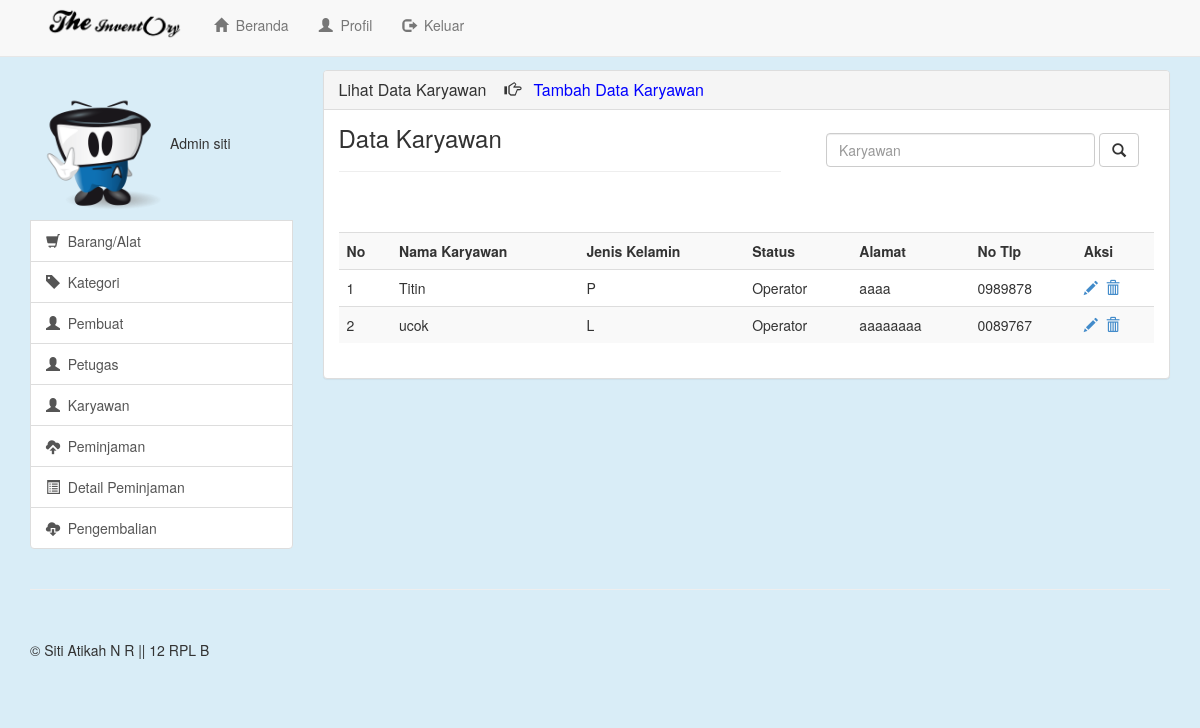
Screenshot of /view/Data_Karyawan (signed in) with the database file from the repository.
### tables this page shows
CREATE TABLE IF NOT EXISTS `karyawan` (
  `kd_karyawan` int(11) NOT NULL AUTO_INCREMENT,
  `status` varchar(100) NOT NULL,
  `nama_karyawan` varchar(100) NOT NULL,
  `ruang` varchar(100) NOT NULL,
  `tgl_daftar` date NOT NULL,
  `jenis_kelamin` enum('L','P') NOT NULL,
  `alamat` varchar(200) NOT NULL,
  `tlp` char(12) NOT NULL,
  PRIMARY KEY (`kd_karyawan`)
);

### view/data_karyawan.php (the view, shortened to what this page needs)
<?php
if(empty($_SESSION['username'])){
  header("location:Login");
}
else{
?>
<!DOCTYPE html>
<html lang="en">
  <head>
    <link href="../css/bootstrap.min.css" rel="stylesheet">
    <link href="../css/offcanvas.css" rel="stylesheet">
    <link href="../css/style.css" rel="stylesheet">
  </head>
  <body>
    <div class="navbar navbar-default navbar-fixed-top" role="navigation">
      <div class="container" >
        <div class="col-md-8">
        <div class="navbar-header">
          <a class="navbar-brand" href="Beranda"><img src="../image/logo.png" class="logo"></a>
        </div>
        <div class="navbar-collapse collapse">
          <ul class="nav navbar-nav">
            <li><a href="Beranda"><span class="glyphicon glyphicon-home"></span>&nbsp&nbspBeranda</a></li>
            <li><a href="#about"><span class="glyphicon glyphicon-user"></span>&nbsp&nbspProfil</a></li>
            <li><a href="../lib/logout.php"><span class="glyphicon glyphicon-log-out"></span>&nbsp&nbspKeluar</a></li>
          </ul>
        </div>
      </div>
      </div>
    </div>
    <div class="container">
      <div class="row row-offcanvas row-offcanvas-right">
        <div class="col-xs-6 col-sm-3 sidebar-offcanvas" id="sidebar" role="navigation">
           <div class="list-group">
            <?php
                if($_SESSION['level']==1){
                  echo"<img class='foto' src='../image/2.png' alt='Generic placeholder image'''>Admin $_SESSION[username]";
                }
                else{
                  echo"<img class='foto' src='../image/1.png' alt='Generic placeholder image'''>Petugas  $_SESSION[username]";
                }
            ?>
            <a href="Barang" class="list-group-item"><span class="glyphicon glyphicon-shopping-cart"></span>&nbsp&nbspBarang/Alat</a>
            <a href="Kategori" class="list-group-item"><span class="glyphicon glyphicon-tag"></span>&nbsp&nbspKategori</a>
            <a href="Pembuat" class="list-group-item"><span class="glyphicon glyphicon-user"></span>&nbsp&nbspPembuat</a>
            <?php
            if($_SESSION['level']==1){
              echo"<a href='Petugas' class='list-group-item'><span class='glyphicon glyphicon-user'></span>&nbsp&nbspPetugas</a>";
            }
            else{
              echo"";
            }
            ?>
            <a href="Karyawan" class="list-group-item"><span class="glyphicon glyphicon-user"></span>&nbsp&nbspKaryawan</a>
            <a href="Peminjaman" class="list-group-item"><span class="glyphicon glyphicon-cloud-upload"></span>&nbsp&nbspPeminjaman</a>
            <a href="Detail_Peminjaman" class="list-group-item"><span class="glyphicon glyphicon-list-alt"></span>&nbsp&nbspDetail Peminjaman</a>
            <a href="Pengembalian" class="list-group-item"><span class="glyphicon glyphicon-cloud-download"></span>&nbsp&nbspPengembalian</a>
          </div>
        </div>
        <div class="col-xs-12 col-sm-9">
          <div class="panel panel-default">
            <div class="panel-heading">
              <h3 class="panel-title">
              Lihat Data Karyawan &nbsp&nbsp&nbsp<span class="glyphicon glyphicon-hand-right"></span>&nbsp&nbsp&nbsp<a href="Karyawan" style="text-decoration:none; color:blue;">Tambah Data Karyawan</a>
              </h3>
            </div>
            <div class="panel-body">
            <form class="navbar-form pull-right" action="Cari_Karyawan" method="post">
              <div class="form-group" style='margin-right:0px;padding-right:0px;margin-left:30px;'>
              <input type="text" class="form-control" placeholder="Karyawan" name="cari" size='30'>
              </div>
            <button type="submit" class="btn btn-default"><span class="glyphicon glyphicon-search"></span></button>
            </form>
              <h3 style="margin:0px; padding:0px;">Data Karyawan</h3><hr>
              <br><br>
               <table class="table table-striped">
                <tr><th>No</th><th>Nama Karyawan</th><th>Jenis Kelamin</th><th>Status</th><th>Alamat</th><th>No Tlp</th><th>Aksi</th></tr>
                          <?php
                            $a=mysql_query("select * from karyawan");
                            $no=1;
                            while($b=mysql_fetch_array($a)){
                              echo"
                                    <tr>
                                    <td>$no</td>
                                    <td>$b[nama_karyawan]</td>
                                    <td>$b[jenis_kelamin]</td>
                                    <td>$b[status]</td>
                                    <td>$b[alamat]</td>
                                    <td>$b[tlp]</td>
                                    <td>
                                    <a href='Edit_Karyawan?id=$b[kd_karyawan]'><span class='glyphicon glyphicon-pencil'></span></a>&nbsp
                                    <a href='../lib/hapus.php?lib=karyawan&id=$b[kd_karyawan]'><span class='glyphicon glyphicon-trash'></span></a>
                              ";
                              $no++;
                            }
                          ?>
                </td>
                </tr>
              </table>
            </div>
          </div>
        </div>
      </div>
      <hr>
      <footer>
        <p>&copy; Siti Atikah N R || 12 RPL B</p>
      </footer>
    </div>
  </body>
</html>
<?php } ?>

### css/offcanvas.css (style rules this page uses)
html, body { overflow-x: hidden; }
body { padding-top: 70px; }
footer { padding: 30px 0; }

### css/style.css (style rules this page uses)
body { background-color: #d9edf7; }
.foto { max-width: none; height:140px; width:140px; margin-top:10px; }
.logo { height:35px; margin-top:-10px; }

### rows the page displays
karyawan: nama_karyawan "Titin", jenis_kelamin "P", status "Operator", alamat "aaaa", tlp "0989878"
karyawan: nama_karyawan "ucok", jenis_kelamin "L", status "Operator", alamat "aaaaaaaa", tlp "0089767"

### other values shown
$_SESSION[username] "siti"
